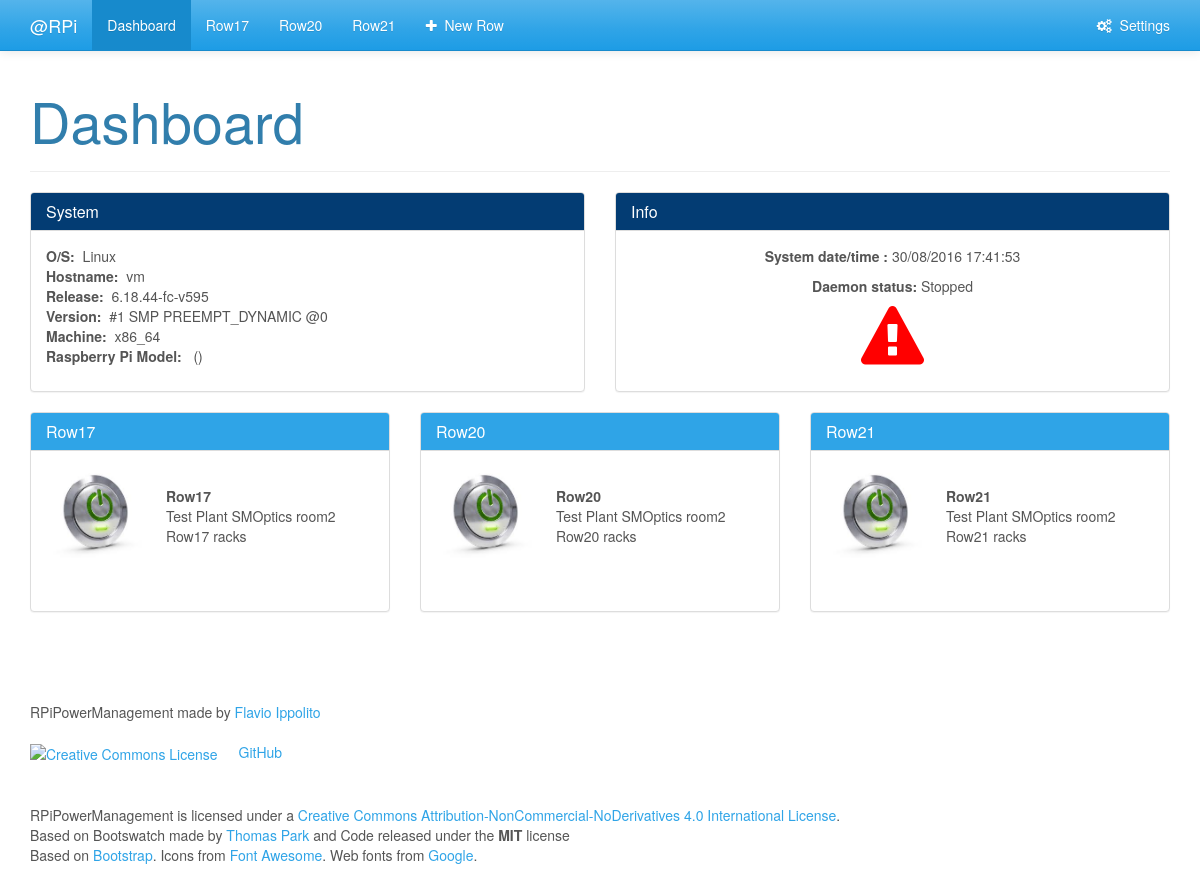
The app's page /home.php with its own data.
### tables this page shows
CREATE TABLE 'tbRows' ('RowID' INTEGER PRIMARY KEY AUTOINCREMENT NOT NULL, 'RowName' TEXT NOT NULL, 'RowDescription' TEXT);

### web/config/config.php (called while the page is built, shortened)
<?php
function isDaemonRunning(){
	exec("ps aux | grep RPirrigate-maind | grep -v grep", $output);
	return (count($output)>0 );
}
class DB_CONN {
	private $db_conn;
	public function __construct(){
		$this->db_conn = new PDO("sqlite:/srv/rpirrigate/data/database.sqlite","","", array(PDO::ATTR_ERRMODE => PDO::ERRMODE_WARNING));
	}
	public function ex_select($sql, $params){
		$sql = $this->db_conn->prepare($sql);
		$sql->execute($params);
		return $sql;
	}
	public function select_rows($id = NULL){
		if ($id==NULL){
			 $sql = "SELECT * FROM tbRows ORDER BY RowName ASC;";
			 $params = array();
		} else {
			$sql = "SELECT * FROM tbRows WHERE RowID = :id ORDER BY RowName ASC;";
			$params = array(':id'=>$id);
		}
		return $this->ex_select($sql,$params);
	}
}
?>

### web/home.php (the view, shortened to what this page needs)
<?php
include 'config/config.php';
$db = new DB_CONN();
$userID = $_SESSION['RPirrigate_UserID'];
?>
<!DOCTYPE html>
<html>
  <head>
    <link rel="stylesheet" href="misc/bootstrap.css" media="screen">
    <link rel="stylesheet" href="misc/bootswatch.min.css">
    <link rel="stylesheet" href="//maxcdn.bootstrapcdn.com/font-awesome/4.3.0/css/font-awesome.min.css">
  </head>
  <body>
    <div class="navbar navbar-default navbar-fixed-top">
      <div class="container">
        <div class="navbar-header">
          <a href="#" class="navbar-brand"><?php echo $db->select1_username($userID);?>@RPi</a>
        </div>
        <div class="navbar-collapse collapse" id="navbar-main">
          <ul class="nav navbar-nav">
            <li class="active">
              <a href="">Dashboard</a>
            </li>
	    <?php
            $qry = $db->select_rows();
            while ($row = $qry->fetch(PDO::FETCH_BOTH))
              echo("<li><a href='row.php?id=".$row['RowID']."'>".$row['RowName']."</a></li>\n");
            ?>
            <li><a href="row-new.php"><i class="fa fa-plus"></i>&nbsp;&nbsp;<?php echo LANG_menu_ADDROW; ?></a></li>
	  </ul>
          <ul class="nav navbar-nav navbar-right">
            <li><a href="settings.php"><i class="fa fa-cogs"></i>&nbsp;&nbsp;<?php echo LANG_menu_SETTINGS; ?></a></li>
          </ul>
        </div>
      </div>
    </div>
    <div class="container">
      <div class="bs-docs-section clearfix">
        <div class="row">
          <div class="col-lg-12">
            <div class="page-header">
              <h1 id="dialogs">Dashboard</h1>
            </div>
          </div>
        </div>
        <div class="row">
          <div class="col-lg-6">
            <div class="bs-component">
              <div class="panel panel-info">
                <div class="panel-heading">
                  <h3 class="panel-title"><?php echo LANG_home_SYSTEM; ?></h3>
                </div>
                <div class="panel-body">
                 <b>O/S:</b>&nbsp;&nbsp;<?php echo php_uname('s');?><br/>
                 <b>Hostname:</b>&nbsp;&nbsp;<?php echo php_uname('n');?><br/>
                 <b>Release:</b>&nbsp;&nbsp;<?php echo php_uname('r');?><br/>
                 <b>Version:</b>&nbsp;&nbsp;<?php echo php_uname('v');?><br/>
                 <b>Machine:</b>&nbsp;&nbsp;<?php echo php_uname('m');?><br/>
                 <b>Raspberry Pi Model:</b>&nbsp;&nbsp;
                    <?php
                    $rev = trim(exec("cat /proc/cpuinfo | grep Revision | cut -f 2 -d: "));
                    echo $RPirrigate_RPImodel[$rev] . " ($rev)";
                    ?>
                </div>
              </div>
            </div>
          </div>
          <div class="col-lg-6">
            <div class="bs-component">
              <div class="panel panel-info">
                <div class="panel-heading">
                  <h3 class="panel-title">Info</h3>
                </div>
                <div class="panel-body" style="text-align:center;">
                  <p><b><?php echo LANG_home_DATETIME;?> : </b><?php echo date('d/m/Y H:i:s', time()); ?></p>
                  <?php if(isDaemonRunning() ): ?>
                    <p><b><?php echo LANG_home_DAEMON;?>: </b> <?php echo LANG_home_DAEMON_OK;?></p>
                  <?php else: ?>
                    <p><b><?php echo LANG_home_DAEMON;?>: </b> <?php echo LANG_home_DAEMON_KO;?></p>
                    <i class="fa fa-exclamation-triangle" style="font-size: 450%;color:red"></i>
                  <?php endif ?>
                </div>
              </div>
            </div>
          </div>
        </div>
        <div class="row">
          <?php
            $qry = $db->select_rows();
            while ($row = $qry->fetch(PDO::FETCH_BOTH)){
              ?>
              <div class="col-lg-4">
                <div class="bs-component">
                  <div class="panel panel-primary">
                    <div class="panel-heading">
                      <h3 class="panel-title"><?php echo "<a href='row.php?id=".$row['RowID']."' align='left'>".$row['RowName']."</a>" ?></h3>
                    </div>
                    <div class="panel-body">
                      <table>
                        <tr>
                          <td>
                            <?php
                            $filename = glob("row_images/".$row['RowID'].".*");
                            if (count($filename)>0)
                              echo("<img src='".$filename[0]."' height='100' style='border-radius:10px'/>");
                            else
                              echo("<img src='misc/logo.png' height='100' style='border-radius:10px'/>");
                            ?>
                          <td style="padding-left:20px">
                            <b><?php echo $row['RowName'] ?></b><br/>
                            <?php echo $row['RowDescription'] ?>
                          </td>
                        </tr>
                      </table>
                    </div>
                  </div>
                </div>
              </div>
            <?php } ?>
      </div>
      <footer><?php include 'misc/footer.php';?></footer>
    </div>
</body>
</html>

### web/misc/footer.php (shortened to what this page needs)
<div class="row">
  <div class="col-lg-12">
    <p>RPiPowerManagement made by <a href="" target="_blank">Flavio Ippolito</a></p><br/>
    <ul class="list-unstyled">
      <li>
        <a rel="license" href="http://creativecommons.org/licenses/by-nc-nd/4.0/">
            <img alt="Creative Commons License" style="border-width:0" src="https://i.creativecommons.org/l/by-nc-nd/4.0/88x31.png" />
        </a>
      </li>
      <li><a href="" target="_blank" rel="nofollow">GitHub</a></li>
    </ul>
    <p><br /><span xmlns:dct="http://purl.org/dc/terms/" property="dct:title">RPiPowerManagement</span> is licensed under a
        <a rel="license" href="http://creativecommons.org/licenses/by-nc-nd/4.0/">
          Creative Commons Attribution-NonCommercial-NoDerivatives 4.0 International License</a>.</p>
    <p>Based on Bootswatch made by <a href="http://thomaspark.co/" target="_blank" rel="nofollow">Thomas Park</a> and Code released under the <b>MIT</b> license</p>
    <p>Based on <a href="http://getbootstrap.com" rel="nofollow">Bootstrap</a>. Icons from <a href="http://fortawesome.github.io/Font-Awesome/" rel="nofollow">Font Awesome</a>. Web fonts from <a href="http://www.google.com/webfonts" rel="nofollow">Google</a>.</p>
  </div>
</div>

### records on screen
tbrows: RowName "Row17", RowDescription "Test Plant SMOptics room2 Row17 racks"
tbrows: RowName "Row20", RowDescription "Test Plant SMOptics room2 Row20 racks"
tbrows: RowName "Row21", RowDescription "Test Plant SMOptics room2 Row21 racks"

### other values on screen
LANG_menu_ADDROW "New Row"
LANG_menu_SETTINGS "Settings"
LANG_home_SYSTEM "System"
php_uname('s') "Linux"
php_uname('n') "vm"
php_uname('r') "6.18.44-fc-v595"
php_uname('v') "#1 SMP PREEMPT_DYNAMIC @0"
php_uname('m') "x86_64"
LANG_home_DATETIME "System date/time"
LANG_home_DAEMON "Daemon status"
LANG_home_DAEMON_KO "Stopped"
